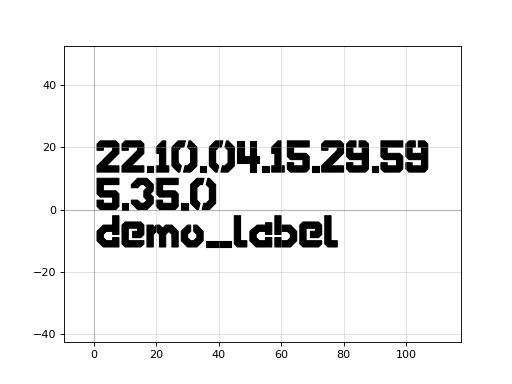

Reproduce this figure in Python.
import gdsfactory as gf

c = gf.components.version_stamp(labels=['demo_label'], with_qr_code=False, layer='WG', pixel_size=1, version='5.35.0', text_size=10)
c.plot()
